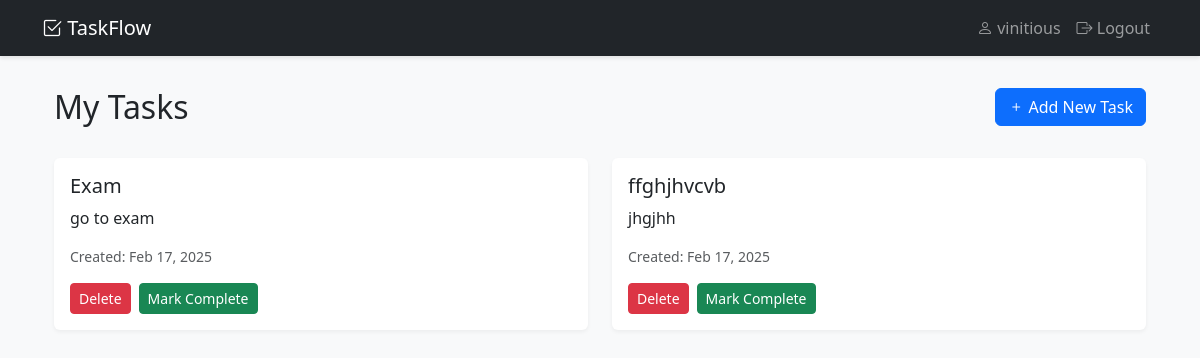
The app's page / (signed in) with its own data.
### tasks/models.py (models this page shows, shortened)
class Task(models.Model):
    title = models.CharField(max_length=200)
    description = models.TextField(blank=True, null=True)
    completed = models.BooleanField(default=False)
    created_at = models.DateTimeField(auto_now_add=True)
    user = models.ForeignKey(User, on_delete=models.CASCADE)

### tasks/views.py (the view)
# urls.py: path('', views.task_list, name='task_list'),
@login_required
def task_list(request):
    tasks = Task.objects.filter(user=request.user)
    return render(request, 'tasks/task_list.html', {'tasks' : tasks})

### tasks/templates/tasks/task_list.html (shortened to what this page needs)
{% extends 'base.html' %}
{% block content %}
<div class="container">
    <div class="row mb-4">
        <div class="col">
            <h2>My Tasks</h2>
        </div>
        <div class="col text-end">
            <a href="{% url 'task_create' %}" class="btn btn-primary">
                <i class="bi bi-plus"></i> Add New Task
            </a>
        </div>
    </div>
    {% if tasks %}
        <div class="row">
            {% for task in tasks %}
                <div class="col-md-6 mb-3">
                    <div class="card {% if task.completed %}border-success{% endif %}">
                        <div class="card-body">
                            <h5 class="card-title">{{ task.title }}</h5>
                            <p class="card-text">{{ task.description|default:"No description provided" }}</p>
                            <p class="text-muted small">Created: {{ task.created_at|date:"M d, Y" }}</p>
                            <div class="btn-group" role="group">
                                <form method="POST" action="{% url 'task_delete' task.id %}" style="display: inline;">
                                    <button type="submit" class="btn btn-danger btn-sm"
                                            onclick="return confirm('Are you sure you want to delete this task?');">
                                        Delete
                                    </button>
                                </form>
                                {% if not task.completed %}
                                    <form method="POST" action="#" style="display: inline;">
                                        <button type="submit" class="btn btn-success btn-sm ms-2">
                                            Mark Complete
                                        </button>
                                    </form>
                                {% endif %}
                            </div>
                        </div>
                    </div>
                </div>
            {% endfor %}
        </div>
    {% endif %}
</div>
{% endblock %}

### tasks/templates/base.html (shortened to what this page needs)
<!DOCTYPE html>
<html lang="en">
<head>
    <link href="https://cdn.jsdelivr.net/npm/bootstrap@5.3.0/dist/css/bootstrap.min.css" rel="stylesheet">
    <link rel="stylesheet" href="https://cdn.jsdelivr.net/npm/bootstrap-icons@1.11.1/font/bootstrap-icons.css">
</head>
<body>
    <nav class="navbar navbar-expand-lg navbar-dark bg-dark">
        <div class="container">
            <a class="navbar-brand" href="{% url 'task_list' %}">
                <i class="bi bi-check2-square"></i> TaskFlow
            </a>
            <div class="navbar-nav ms-auto">
                {% if user.is_authenticated %}
                    <span class="nav-item nav-link">
                        <i class="bi bi-person"></i> {{ user.username }}
                    </span>
                    <a class="nav-item nav-link" href="{% url 'logout' %}">
                        <i class="bi bi-box-arrow-right"></i> Logout
                    </a>
                {% else %}
                    <a class="nav-item nav-link" href="{% url 'login' %}">
                        <i class="bi bi-box-arrow-in-right"></i> Login
                    </a>
                {% endif %}
            </div>
        </div>
    </nav>
    <div class="container">
        {% block content %}
        {% endblock %}
    </div>
</body>
</html>

### tasks/templates/base.html (style rules this page uses)
body { background-color: #f8f9fa; }
.navbar { margin-bottom: 2rem; box-shadow: 0 2px 4px rgba(0,0,0,0.1); }
.card { border: none; box-shadow: 0 2px 4px rgba(0,0,0,0.05); }

### tasks/templates/tasks/task_list.html (style rules this page uses)
.card { transition: transform 0.2s; }

### records on screen
Task: title "Exam", description "go to exam", created_at "Feb 17, 2025", completed "Mark Complete"
Task: title "ffghjhvcvb", description "jhgjhh", created_at "Feb 17, 2025", completed "Mark Complete"

### other values on screen
{{ user.username }} "vinitious"
